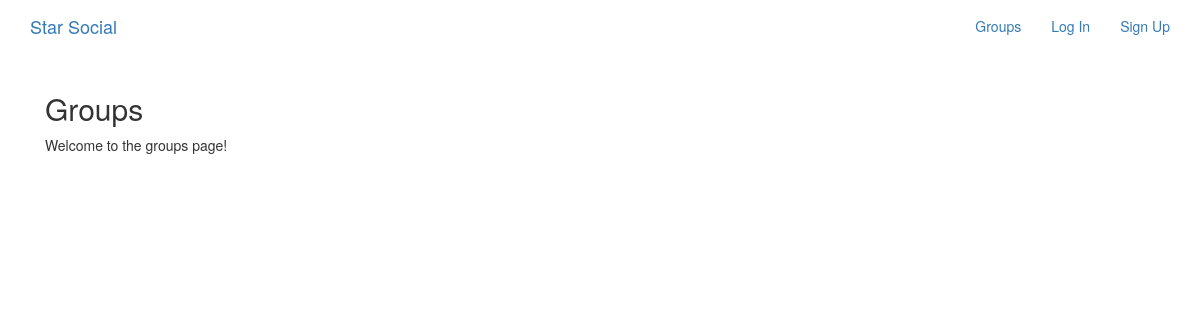
The page /groups/ on the database as committed earlier.
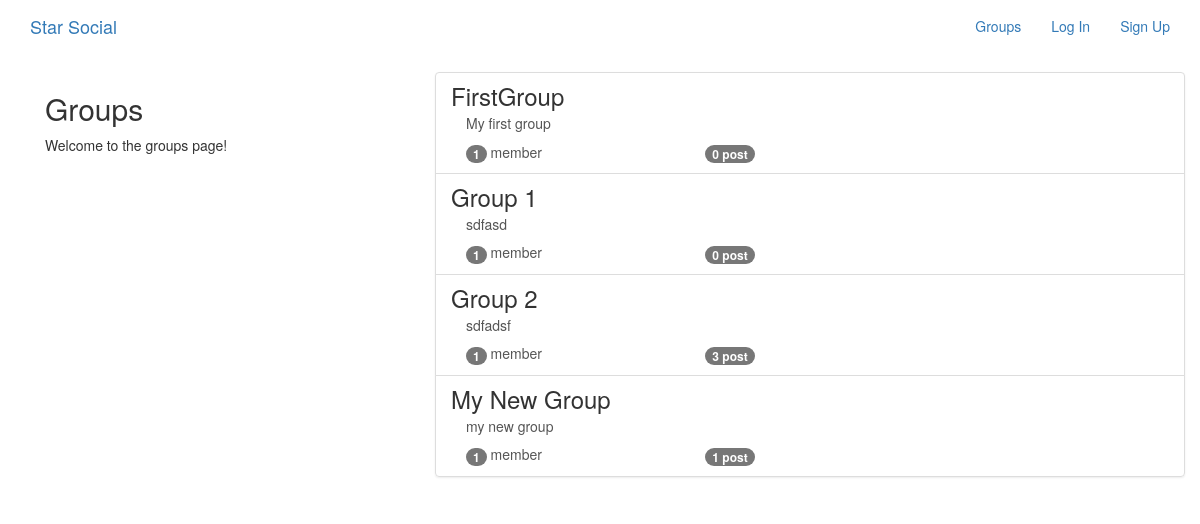
The same page on the database as committed later.
### groups/models.py (models this page shows, shortened)
class Group(models.Model):
    name = models.CharField(max_length=255, unique=True)
    slug = models.SlugField(allow_unicode=True, unique=True)
    description = models.TextField(blank=True, default='')
    description_html = models.TextField(editable=False, default='', blank=True)
    members = models.ManyToManyField(User, through='GroupMember')
    class Meta:
        ordering = ['name']

### groups/views.py (the view)
class ListGroups(generic.ListView):
    model = Group

### groups/templates/groups/group_list.html (shortened to what this page needs)
{% extends "groups/group_base.html" %}
{% block pregroup %}
<div class="col-md-4">
    <div class="content">
        <h2>Groups</h2>
        <p>Welcome to the groups page!</p>
    </div>
</div>
{% endblock %}
{% block group_content %}
<div class="col-md-8">
    <div class="list-group">
        {% for group in object_list %}
            <a class="list-group-item" href="{% url 'groups:single' slug=group.slug %}">
                <h3 class="title list-group-item-heading">{{ group.name }}</h3>
                <div class="list-group-item-text container-fluid">
                    {{ group.description_html|safe}}
                    <div class="row">
                        <div class="col-md-4">
                            <span class="badge">{{ group.members.count }}</span>
                            member{{ group.members.count|pluralize }}
                        </div>
                        <div class="col-md-4">
                            <spanc class="badge">{{ group.posts.count }}</span>
                            post{{ group.members.count|pluralize }}
                        </div>
                    </div>
                </div>
            </a>
        {% endfor %}
    </div>
</div>
{% endblock %}

### groups/templates/groups/group_base.html (shortened to what this page needs)
{% extends "base.html" %}
{% block content %}
<div class="container">
    <div class="row">
        {% block pregroup %}{% endblock %}
        {% block group_content %}{% endblock %}
    </div>
</div>
{% endblock %}

### templates/base.html (shortened to what this page needs)
<!DOCTYPE html>
{% load static %}
<html lang="en">
<head>
    <link rel="stylesheet" href="https://maxcdn.bootstrapcdn.com/bootstrap/3.3.7/css/bootstrap.min.css">
    <link rel="stylesheet" href="https://maxcdn.bootstrapcdn.com/bootstrap/3.3.7/css/bootstrap-theme.min.css">
    <link rel="stylesheet" href="{% static 'simplesocial/css/master.css' %}">
</head>
<body>
    <nav class="navbar mynav" role="navigation" id="navbar">
        <div class="container">
            <a class="navbar-brand mynav" href="{% url 'home' %}">Star Social</a>
            <ul class="nav navbar-nav navbar-right">
                {% if user.is_authenticated %}
                    <li><a href="{% url 'posts:create' %}">Post</a></li>
                    <li><a href="{% url 'groups:all' %}">Groups</a></li>
                    <li><a href="{% url 'groups:create' %}">Create Group</a></li>
                    <li><a href="{% url 'accounts:logout' %}">Log Out</a></li>
                {% else %}
                    <li><a href="{% url 'groups:all' %}">Groups</a></li>
                    <li><a href="{% url 'accounts:login' %}">Log In</a></li>
                    <li><a href="{% url 'accounts:signup' %}">Sign Up</a></li>
                {% endif %}
            </ul>
        </div>
    </nav>
    <div class="container mycontent">
        {% block content %}
        {% endblock %}
    </div>
</body>
</html>

Rows that differ between the two databases and show on the page:
added Group: name "FirstGroup", description_html "My first group", members.count "1", posts.count "0"
added Group: name "Group 1", description_html "sdfasd", members.count "1", posts.count "0"
added Group: name "Group 2", description_html "sdfadsf", members.count "1", posts.count "3"
added Group: name "My New Group", description_html "my new group", members.count "1", posts.count "1"
